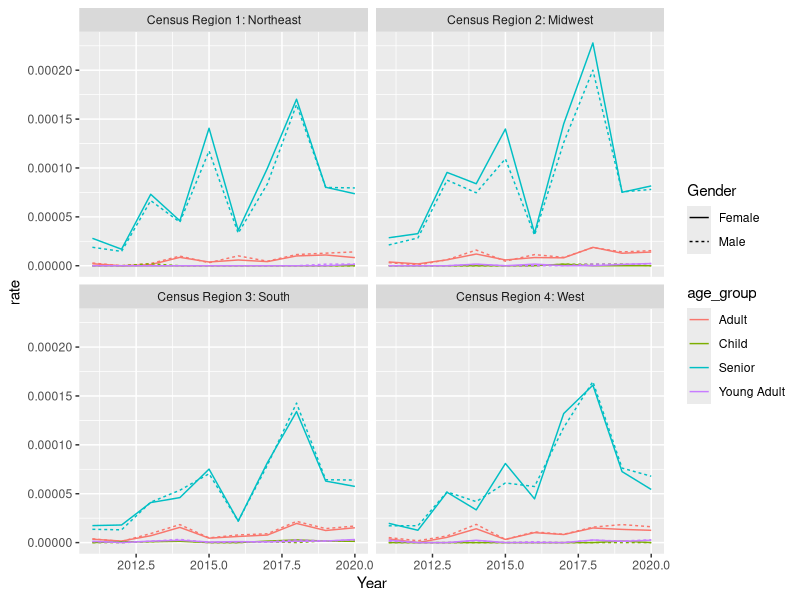

The R source for this figure:
## ---- chunk 1
library(tidyverse)
data <- read_tsv("InfluenzaWithRegion.txt", na = c("Suppressed", "Not Applicable")) |>
        filter(!is.na(Year)) |>
        select(-Notes,-`Year Code`, -`Gender Code`,
               -`Ten-Year Age Groups Code`, -`Crude Rate`,-`Census Region Code`) |>
        rename(Age  = `Ten-Year Age Groups`, region = `Census Region`) |> filter(Age != 'Not Stated')

tail(data)
## ---- chunk 2
data[is.na(data$Deaths),"Deaths"] = 0
unique(data$Age)
## ---- chunk 3

bottom_age <- \(age){
  if(str_sub(age,1,1)=='<')
    return(0)
  return(as.numeric(str_split(age,"-|\\+",simplify = TRUE)[1]))
}

regroup <- \(age_string){
  bottom <- bottom_age(age_string)
  if(bottom < 15) 
    return("Child")
  if(bottom < 35)
    return("Young Adult")
  if(bottom < 65)
    return("Adult")
  return("Senior")
}

data_grouped <-
data |> rowwise() |> mutate(age_group= regroup(Age)) |> ungroup() |>
  group_by(age_group, Gender, Year, region) |>
  summarize(deaths = sum(Deaths), pop = sum(Population), .groups = "drop") |>
  mutate(rate = deaths/pop) 
head(data_grouped)
## ---- chunk 4
ggplot(data = data_grouped, aes(x=Year, y= rate)) +
  geom_line(mapping = aes(color = age_group, linetype=Gender)) + 
  facet_wrap(vars(region))
